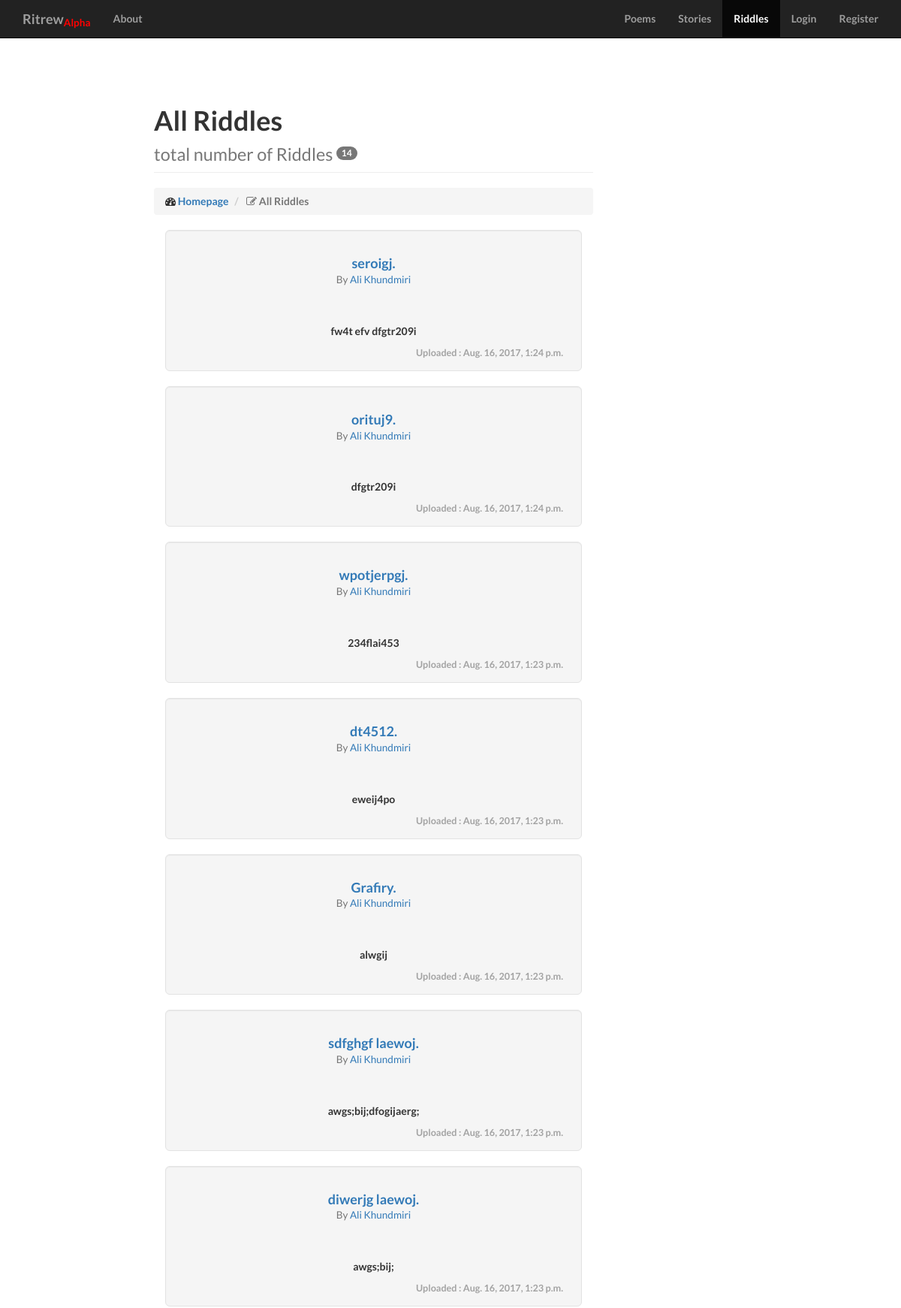
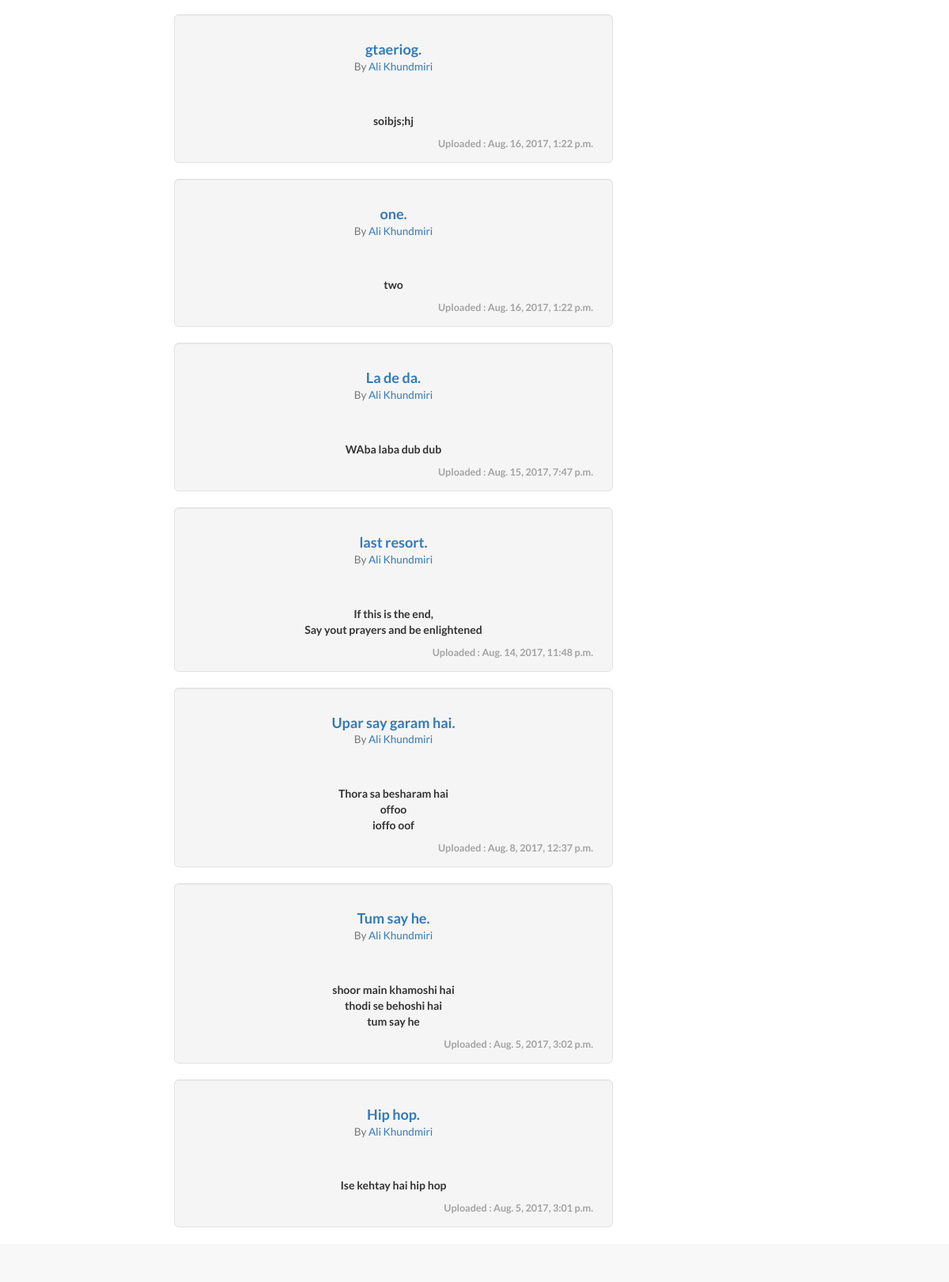
/riddles/ (upper part), run on the app's committed database (2 pictures, top to bottom).
### core/models.py (models this page shows, shortened)
class all_riddles(models.Model):
	app_name = "Riddle"
	title = models.CharField(max_length=300, blank=False, null=False)
	slug = models.SlugField(unique=True)
	riddle = models.TextField(max_length=30000, blank=False, null=False)
	answer = models.CharField(max_length=500, blank=True, null=True)
	explanation = models.TextField(max_length=30000, blank=True, null=True)
	show_riddle = models.BooleanField(default=True)
	riddler = models.ForeignKey(settings.AUTH_USER_MODEL, default=1)
	tags = models.ManyToManyField(taggers, blank=True, null=True)
	timestamp = models.DateTimeField(auto_now=False, auto_now_add=True)
	updated = models.DateTimeField(auto_now=True, auto_now_add=False)
	def get_absolute_url(self):
		return reverse("writer:riddle_detail", kwargs={"slug" : self.slug})
	class Meta:
		ordering = ["-timestamp", "-updated"]
		verbose_name = "Riddle"
		verbose_name_plural = "Riddles"

### core/views.py (the view)
# urls.py: url(r'^riddles/$', views.riddle_list, name='riddle_list'),
def riddle_list(request):
	r_status = True
	name = "All Riddles"
	riddles = all_riddles.objects.filter(show_riddle = True)
	if bool(riddles) == False:
		r_status = False
	context = {
		'name' : name,
		'name_nav' : 'riddle',
		'riddles' : riddles,
		'breadcrumb_text_0' : "All Riddles",
		'r_status' : r_status,
	}
	return render(request, 'core/poetist_list.html', context)

### core/templates/core/poetist_list.html (shortened to what this page needs)
{% extends 'base.html' %}
{% block content_body %}
<div class="row">
	<div class="col-lg-12">
		<h1 class="page-header">
			{{ name }}<br>
			{% if riddles %}
				<small>total number of Riddles </small><span class="badge">{{ riddles|length }}</span>
			{% endif %}
		</h1>
		<ol class="breadcrumb">
			<li>
				<i class="fa fa-dashboard"></i><a href="{% url 'writer:list' %}"> Homepage </a>
			</li>
			<li class="active">
				<i class="fa fa-edit"></i> {{breadcrumb_text_0}}
			</li>
		</ol>
	</div>
</div>
	{% if r_status %}
		{% for riddle in riddles %}
			<div class="container col-lg-12">
				<div class="well well-lg col-lg-12" style="text-align: center;">
					<h4>
						<a href="{{ riddle.get_absolute_url }}">{{ riddle.title }}.</a><br>
						<small> By
							{% if riddle.riddler %}
								{% if riddle.riddler.get_full_name %}
									<a href="">{{ riddle.riddler.get_full_name }}</a>
								{% else %}
									<a href="">{{ riddle.riddler }}</a>
								{% endif %}
							{% else %}
								<p>Anonymous</p>
							{% endif %}
						</small>
					</h4>
					<br>
					<br>
					<p>{{ riddle.riddle|linebreaksbr| truncatewords:20 }}</p>
					<p class="pull-right" style="color: #A3A3A3; margin-bottom: -10px; font-size: 0.9em">Uploaded : {{riddle.timestamp}}</p>
				</div>
			</div>
		{% endfor %}
		<br>
	{% endif %}
{% endblock %}

### static/lander/css/landing-page.css (style rules this page uses)
body, html { width: 100%; height: 100%; }
body, h1, h2, h3, h4, h5, h6 { font-family: "Lato","Helvetica Neue",Helvetica,Arial,sans-serif; font-weight: 700; }

### data on the page
all_riddles: title "seroigj", riddler.get_full_name "Ali Khundmiri", riddle "fw4t efv dfgtr209i", timestamp "Aug. 16, 2017, 1:24 p.m."
all_riddles: title "orituj9", riddler.get_full_name "Ali Khundmiri", riddle "dfgtr209i", timestamp "Aug. 16, 2017, 1:24 p.m."
all_riddles: title "wpotjerpgj", riddler.get_full_name "Ali Khundmiri", riddle "234flai453", timestamp "Aug. 16, 2017, 1:23 p.m."
all_riddles: title "dt4512", riddler.get_full_name "Ali Khundmiri", riddle "eweij4po", timestamp "Aug. 16, 2017, 1:23 p.m."
all_riddles: title "Grafiry", riddler.get_full_name "Ali Khundmiri", riddle "alwgij", timestamp "Aug. 16, 2017, 1:23 p.m."
all_riddles: title "sdfghgf laewoj", riddler.get_full_name "Ali Khundmiri", riddle "awgs;bij;dfogijaerg;", timestamp "Aug. 16, 2017, 1:23 p.m."
all_riddles: title "diwerjg laewoj", riddler.get_full_name "Ali Khundmiri", riddle "awgs;bij;", timestamp "Aug. 16, 2017, 1:23 p.m."
all_riddles: title "gtaeriog", riddler.get_full_name "Ali Khundmiri", riddle "soibjs;hj", timestamp "Aug. 16, 2017, 1:22 p.m."
all_riddles: title "one", riddler.get_full_name "Ali Khundmiri", riddle "two", timestamp "Aug. 16, 2017, 1:22 p.m."
all_riddles: title "La de da", riddler.get_full_name "Ali Khundmiri", riddle "WAba laba dub dub", timestamp "Aug. 15, 2017, 7:47 p.m."
all_riddles: title "last resort", riddler.get_full_name "Ali Khundmiri", riddle "If this is the end, Say yout prayers and be enlightened", timestamp "Aug. 14, 2017, 11:48 p.m."
all_riddles: title "Upar say garam hai", riddler.get_full_name "Ali Khundmiri", riddle "Thora sa besharam hai offoo ioffo oof", timestamp "Aug. 8, 2017, 12:37 p.m."
all_riddles: title "Tum say he", riddler.get_full_name "Ali Khundmiri", riddle "shoor main khamoshi hai thodi se behoshi hai tum say he", timestamp "Aug. 5, 2017, 3:02 p.m."
all_riddles: title "Hip hop", riddler.get_full_name "Ali Khundmiri", riddle "Ise kehtay hai hip hop", timestamp "Aug. 5, 2017, 3:01 p.m."

### other printed values
{{ name }} "All Riddles"
{{ riddles|length }} "14"
{{ breadcrumb_text_0 }} "All Riddles"
